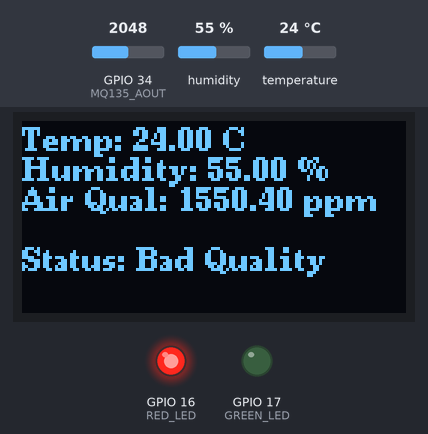
A sketch run on a simulated ESP32. Parts: 128×64 one-colour display, output pins drawn as LEDs (lit = HIGH). The inputs (shaded band) are chosen by the test bench; at power-on: GPIO 34 (MQ135_AOUT) = 2048, humidity 55 %, temperature 24 °C. What the sketch prints to the serial monitor is not drawn.

Above: at 1.2 s.
1.3 s: GPIO 34 (MQ135_AOUT) set to 464
At 2.8 s:
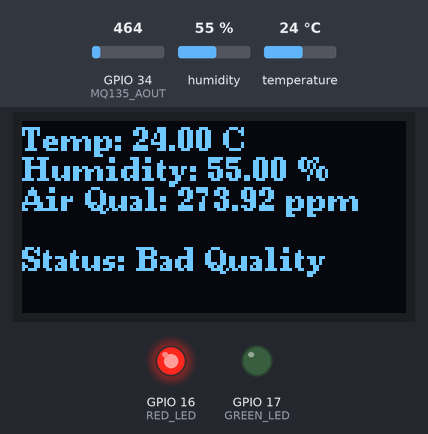
4.0 s: GPIO 34 (MQ135_AOUT) set to 422
At 5.5 s:
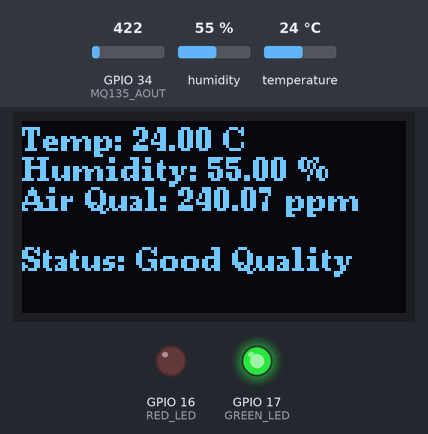
6.7 s: humidity set to 41 %
At 8.6 s:
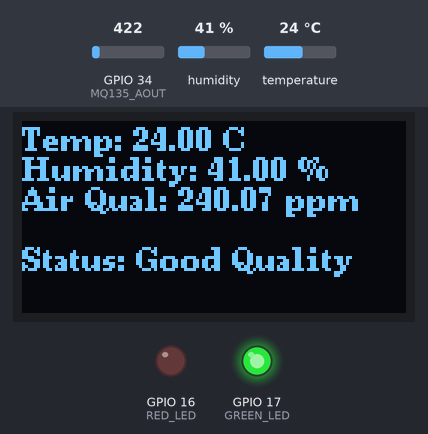
9.7 s: humidity set to 38 %
At 11.4 s:
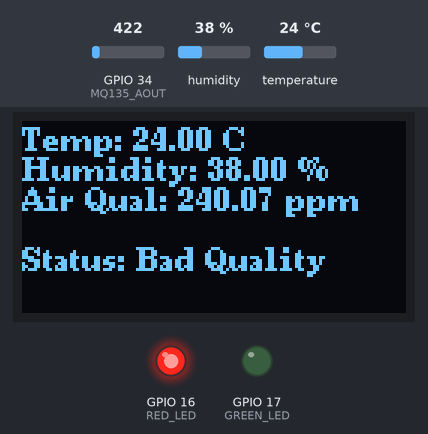
12.4 s: temperature set to 12 °C
At 15.5 s:
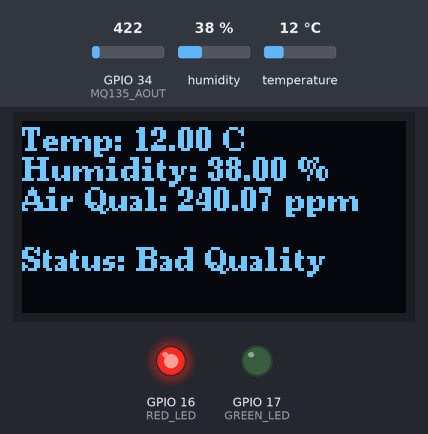
15.8 s: GPIO 34 (MQ135_AOUT) set to 491
At 17.2 s:
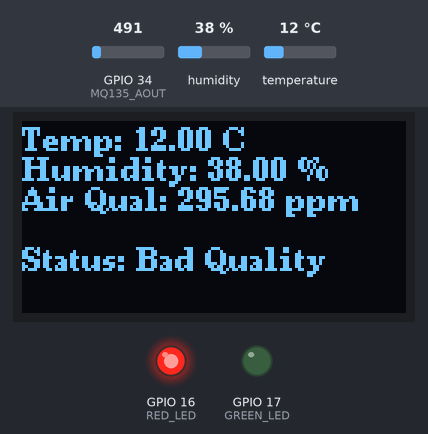
Timing chart, 0 to 18.8 s (numbered marks = the images above; inputs shaded):
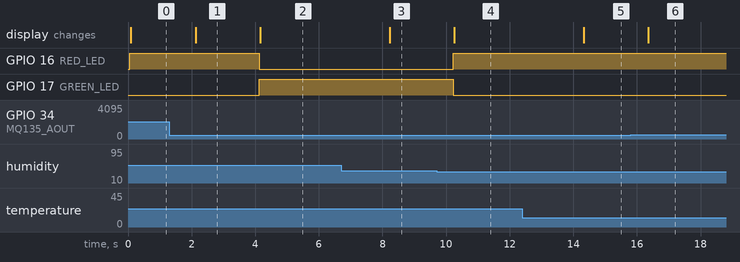

The sketch:

DHT22MQ135OLEDAndLEDsWorking.ino
```cpp
#include <Wire.h>
#include <U8g2lib.h>
#include <DHT.h>

#define DHTPIN 4
#define DHTTYPE DHT22
DHT dht(DHTPIN, DHTTYPE);

#define MQ135_AOUT 34
#define GREEN_LED 17
#define RED_LED 16

U8G2_SSD1306_128X64_NONAME_F_HW_I2C u8g2(U8G2_R0, U8X8_PIN_NONE);

void setup() {
    Serial.begin(115200);
    dht.begin();
    u8g2.begin();
    Serial.println("DHT22, MQ135, LEDs, and OLED initialised");

    pinMode(GREEN_LED, OUTPUT);
    pinMode(RED_LED, OUTPUT);
    digitalWrite(GREEN_LED, LOW);
    digitalWrite(RED_LED, LOW);

    u8g2.clearBuffer();
    u8g2.setFont(u8g2_font_ncenB08_tr);
    u8g2.drawStr(0, 10, "Starting...");
    u8g2.sendBuffer();
}

void loop() {
    float temperature = dht.readTemperature();
    float humidity = dht.readHumidity();

    if (isnan(temperature) || isnan(humidity)) {
        Serial.println("failed to read from sensor");
        u8g2.clearBuffer();
        u8g2.drawStr(0, 10, "DHT22 failed!");
        u8g2.sendBuffer();
        delay(2000);
        return;
    }

    int air_quality_analog = analogRead(MQ135_AOUT);
    float air_quality_ppm = calculatePPM(air_quality_analog);

    bool tempSafe = (temperature >= 22.0 && temperature <= 24.0);
    bool humiditySafe = (humidity >= 40.0 && humidity <= 60.0);
    bool airQualitySafe = (air_quality_ppm <= 259);

    String status;

    if (tempSafe && humiditySafe && airQualitySafe) {
        status = "Good Quality";
        digitalWrite(GREEN_LED, HIGH);
        digitalWrite(RED_LED, LOW);
    } else {
        status = "Bad Quality";
        digitalWrite(GREEN_LED, LOW);
        digitalWrite(RED_LED, HIGH);
    }

    Serial.print("Temperature: ");
    Serial.print(temperature);
    Serial.println(" °C");

    Serial.print("Humidity: ");
    Serial.print(humidity);
    Serial.println(" %");

    Serial.print("Air Quality (PPM): ");
    Serial.println(air_quality_ppm);

    Serial.print("Status: ");
    Serial.println(status);

    u8g2.clearBuffer();
    u8g2.setFont(u8g2_font_ncenB08_tr);

    u8g2.setCursor(0, 10);
    u8g2.print("Temp: ");
    u8g2.print(temperature);
    u8g2.println(" C");

    u8g2.setCursor(0, 20);
    u8g2.print("Humidity: ");
    u8g2.print(humidity);
    u8g2.println(" %");

    u8g2.setCursor(0, 30);
    u8g2.print("Air Qual: ");
    u8g2.print(air_quality_ppm);
    u8g2.println(" ppm");

    u8g2.setCursor(0, 50);
    u8g2.print("Status: ");
    u8g2.println(status);

    u8g2.sendBuffer();
    delay(2000);
}

float calculatePPM(int rawValue) {
    float voltage = (rawValue / 4095.0) * 3.3;
    float ppm = (voltage - 0.1) * 1000;
    return ppm < 0 ? 0 : ppm;
}
```

Measured:
- the behaviour switches between 446 and 445 on GPIO 34 (MQ135_AOUT) (found by bisection; images 1 and 2)
- the behaviour switches between 40 and 39 % on humidity (found by bisection; images 3 and 4)
- after the input at 1.3 s, the display: changes after 0.82 s (image 1)
- after the input at 4.0 s, GPIO 16 (RED_LED): HIGH → LOW after 0.13 s; GPIO 17 (GREEN_LED): LOW → HIGH after 0.13 s; the display: changes after 0.16 s (image 2)
- after the input at 6.7 s, the display: changes after 1.5 s (image 3)
- after the input at 9.7 s, GPIO 16 (RED_LED): LOW → HIGH after 0.53 s; GPIO 17 (GREEN_LED): HIGH → LOW after 0.53 s; the display: changes after 0.56 s (image 4)
- after the input at 12.4 s, the display: changes after 1.9 s (image 5)
- after the input at 15.8 s, the display: changes after 0.56 s (image 6)
